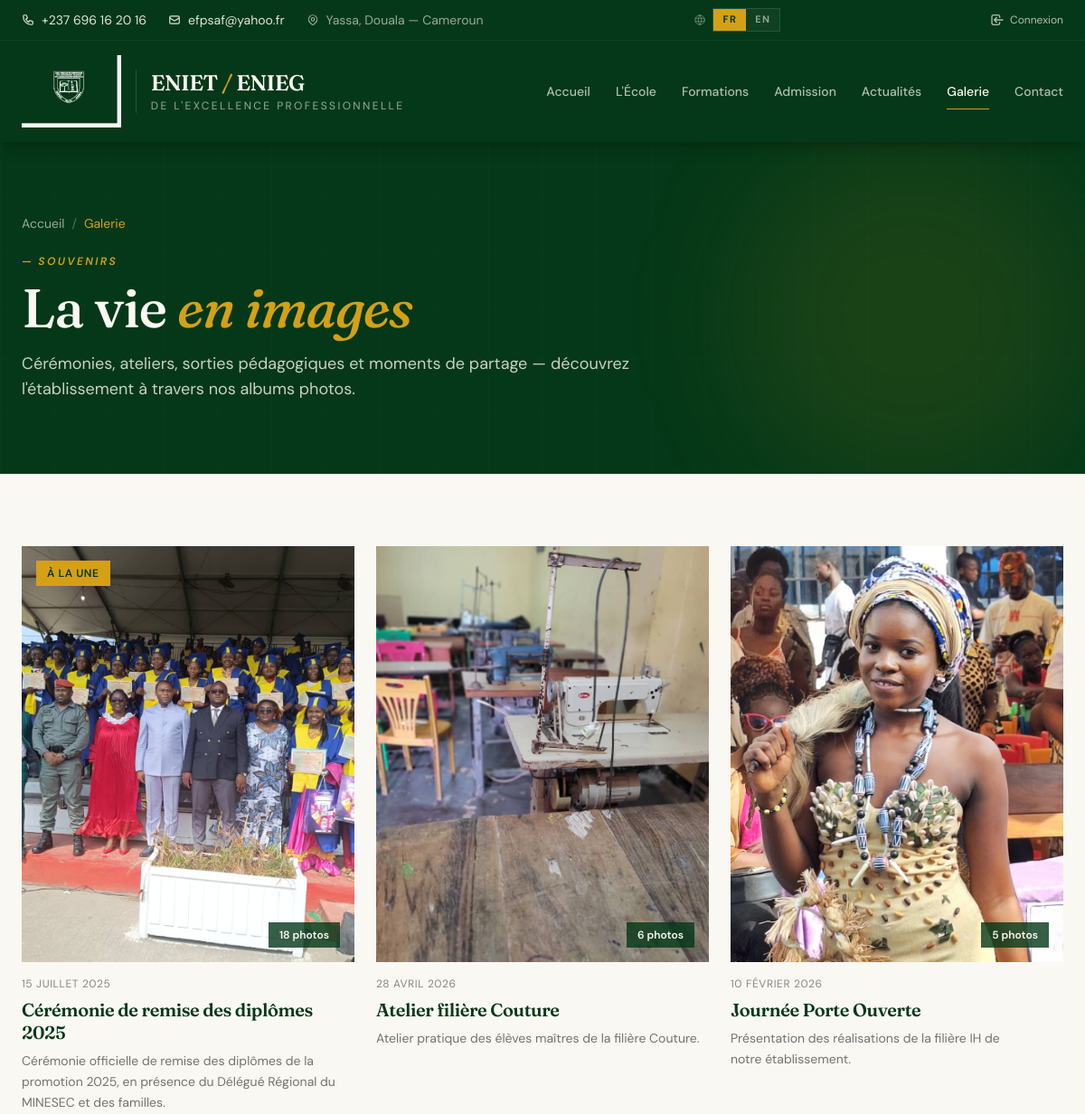
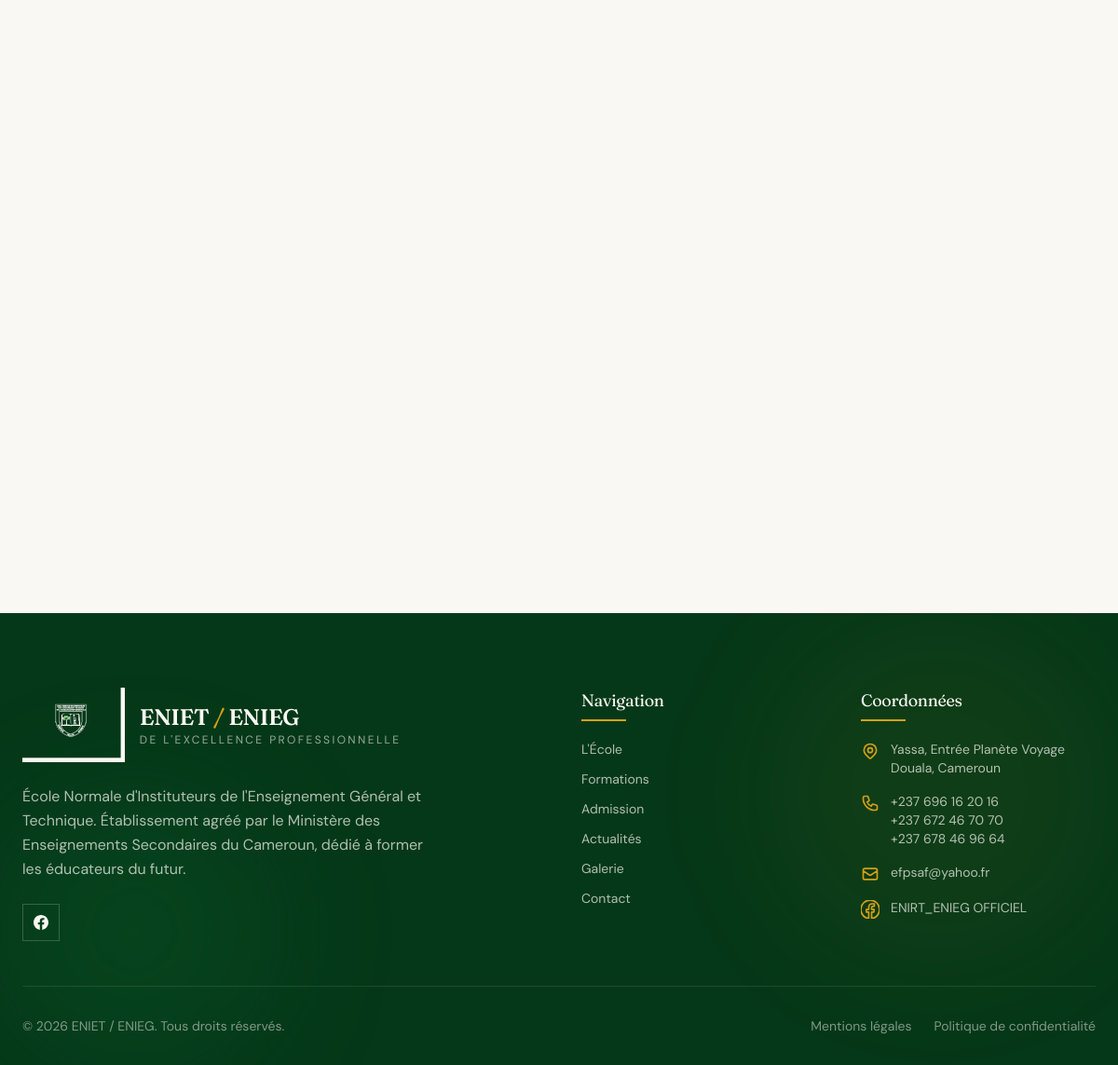
Page /fr/ecole/galerie/ on the committed database (2 pictures, top to bottom).
### apps/pages/models.py (models this page shows, shortened)
class Album(TimeStampedModel):
    titre = models.CharField(
        _('Titre de l\'album'),
        max_length=200,
    )
    slug = models.SlugField(
        _('Slug URL'),
        max_length=200,
        unique=True,
        help_text=_('Identifiant pour l\'URL (généré automatiquement)'),
    )
    description = models.TextField(
        _('Description'),
        blank=True,
        help_text=_('Présentation de l\'événement, contexte'),
    )
    date_evenement = models.DateField(
        _('Date de l\'événement'),
        help_text=_('Date à laquelle l\'événement a eu lieu'),
    )
    couverture = models.ImageField(
        _('Photo de couverture'),
        upload_to='galerie/couvertures/',
        blank=True,
        null=True,
        help_text=_('Optionnel - si vide, on utilise la 1ère photo de l\'album'),
    )
    est_a_la_une = models.BooleanField(
        _('À la une'),
        default=False,
        help_text=_('Mettre en avant cet album'),
    )
    publie = models.BooleanField(
        _('Publié'),
        default=True,
        help_text=_('Décocher pour cacher l\'album sans le supprimer'),
    )
    class Meta:
        verbose_name = _('Album photo')
        verbose_name_plural = _('Albums photos')
        ordering = ['-date_evenement', '-created_at']
    def get_absolute_url(self):
        from django.urls import reverse
        return reverse('pages:album_detail', kwargs={'slug': self.slug})
    @property
    def couverture_url(self):
        if self.couverture:
            return self.couverture.url
        premiere_photo = self.photos.first()
        if premiere_photo:
            return premiere_photo.image.url
        return None

### apps/pages/views.py (the view)
# urls.py: path('galerie/', views.galerie_view, name='galerie'),
def galerie_view(request):
    from django.db.models import Count, Prefetch
    from .models import Photo
    albums = Album.objects.filter(publie=True).annotate(
        nb_photos=Count('photos')
    ).prefetch_related(
        Prefetch(
            'photos',
            queryset=Photo.objects.order_by('ordre', 'created_at'),
        )
    )
    return render(request, 'pages/galerie.html', {
        'albums': albums,
    })

### templates/pages/galerie.html (shortened to what this page needs)
{% extends "base_public.html" %}
{% load i18n %}
{% block content %}
<section class="bg-primary-darker text-cream relative overflow-hidden py-20">
    <div class="absolute inset-0 opacity-30 pointer-events-none"
         style="background-image: linear-gradient(rgba(255,255,255,0.04) 1px, transparent 1px), linear-gradient(90deg, rgba(255,255,255,0.04) 1px, transparent 1px); background-size: 60px 60px;">
    </div>
    <div class="absolute top-0 right-0 w-96 h-96 bg-accent/10 rounded-full blur-3xl pointer-events-none"></div>
    <div class="relative max-w-7xl mx-auto px-6">
        <nav class="flex items-center gap-2 text-sm text-cream/60 mb-6">
            <a href="{% url 'core:home' %}" class="hover:text-accent transition-colors">{% trans "Accueil" %}</a>
            <span class="text-cream/30">/</span>
            <span class="text-accent">{% trans "Galerie" %}</span>
        </nav>
        <div class="hero-in hero-in-1 text-xs uppercase tracking-[0.2em] text-accent font-semibold italic mb-3">
            — {% trans "Souvenirs" %}
        </div>
        <h1 class="hero-in hero-in-2 font-serif text-4xl md:text-6xl font-medium leading-[1.05] mb-4">
            {% trans "La vie" %}
            <span class="italic text-accent">{% trans "en images" %}</span>
        </h1>
        <p class="hero-in hero-in-3 text-cream/80 text-lg max-w-2xl">
        </p>
    </div>
</section>
<section class="py-20">
    <div class="max-w-7xl mx-auto px-6">
        {% if albums %}
            <div class="grid sm:grid-cols-2 lg:grid-cols-3 gap-6" data-reveal-stagger>
                {% for album in albums %}
                    <a data-reveal href="{{ album.get_absolute_url }}" class="group block">
                        <div class="relative aspect-[4/5] overflow-hidden bg-primary/5 mb-4">
                            <div class="absolute inset-0 bg-primary-darker/0 group-hover:bg-primary-darker/40 transition-colors duration-300"></div>
                            {% if album.est_a_la_une %}
                                <div class="absolute top-4 left-4 bg-accent text-primary-darker text-xs font-semibold uppercase px-3 py-1.5 tracking-wider">
                                    {% trans "À la une" %}
                                </div>
                            {% endif %}
                            <div class="absolute bottom-4 right-4 bg-primary-darker/80 text-cream text-xs font-semibold px-3 py-1.5">
                                {{ album.nb_photos }} {% trans "photo" %}{{ album.nb_photos|pluralize }}
                            </div>
                        </div>
                        <div class="flex items-center gap-3 text-xs text-ink/50 mb-2 uppercase tracking-wider">
                            <time>{{ album.date_evenement|date:"d F Y" }}</time>
                        </div>
                        <h3 class="font-serif text-xl text-primary-darker font-semibold mb-2 group-hover:text-primary transition-colors leading-tight">
                            {{ album.titre }}
                        </h3>
                        {% if album.description %}
                            <p class="text-sm text-ink/60 leading-relaxed">
                                {{ album.description|truncatewords:20 }}
                            </p>
                        {% endif %}
                    </a>
                {% endfor %}
            </div>
        {% endif %}
    </div>
</section>
{% endblock %}

### rows in the picture
Album: nb_photos "18", date_evenement "15 JUILLET 2025", titre "Cérémonie de remise des diplômes 2025", description "Cérémonie officielle de remise des diplômes de la promotion 2025, en présence du Délégué Régional du MINESEC et des familles."
Album: nb_photos "6", date_evenement "28 AVRIL 2026", titre "Atelier filière Couture", description "Atelier pratique des élèves maîtres de la filière Couture."
Album: nb_photos "5", date_evenement "10 FÉVRIER 2026", titre "Journée Porte Ouverte", description "Présentation des réalisations de la filière IH de notre établissement."

### other values in the picture
{{ lang_code|upper }} "FR" "EN"
